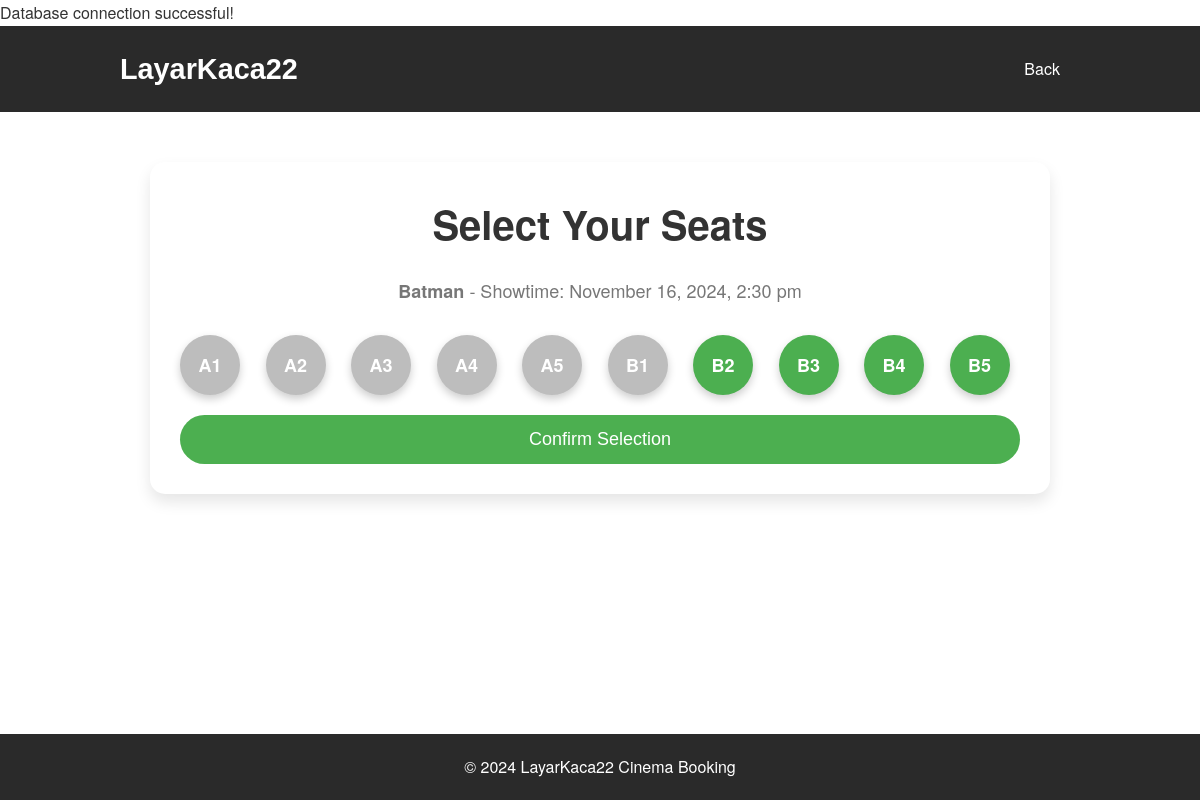
The app's page /screens/seats.php?screening_id=1 (signed in) with its own data.
### tables this page shows
CREATE TABLE `screenings` (
  `id` int(11) NOT NULL,
  `movie_id` int(11) NOT NULL,
  `location_id` int(11) NOT NULL,
  `showtime` datetime NOT NULL
);

CREATE TABLE `movies` (
  `id` int(11) NOT NULL,
  `title` varchar(255) NOT NULL,
  `description` text DEFAULT NULL,
  `poster` varchar(255) DEFAULT NULL,
  `release_date` date DEFAULT NULL,
  `genre` varchar(255) NOT NULL
);

CREATE TABLE `seats` (
  `id` int(11) NOT NULL,
  `screening_id` int(11) NOT NULL,
  `seat_number` varchar(5) NOT NULL,
  `available` tinyint(1) DEFAULT 1
);

### screens/seats.php (the view, shortened to what this page needs)
<?php
include '../includes/db.php';
$screening_id = isset($_GET['screening_id']) ? $_GET['screening_id'] : null;
$stmt = $pdo->prepare("SELECT screenings.*, movies.title AS movie_title FROM screenings
                        JOIN movies ON screenings.movie_id = movies.id
                        WHERE screenings.id = ?");
$stmt->execute([$screening_id]);
$screening = $stmt->fetch();
$stmt = $pdo->prepare("SELECT * FROM seats WHERE screening_id = ?");
$stmt->execute([$screening_id]);
$seats = $stmt->fetchAll(PDO::FETCH_ASSOC);
?>
<!DOCTYPE html>
<html lang="en">
<head>
    <link rel="stylesheet" href="assets/css/styles.css">
</head>
<body>
<header>
    <div class="navbar">
        <h1>LayarKaca22</h1>
        <nav>
            <a href="../screens/screenings.php">Back</a>
        </nav>
    </div>
</header>
<section class="seat-map-container">
    <h2>Select Your Seats</h2>
    <p><strong><?php echo htmlspecialchars($screening['movie_title']); ?></strong> - Showtime: <?php echo date("F j, Y, g:i a", strtotime($screening['showtime'])); ?></p>
    <form method="POST" action="seats.php?screening_id=<?php echo $screening_id; ?>">
        <div class="seat-map">
            <?php foreach ($seats as $seat): ?>
                <div class="seat <?php echo $seat['available'] == 0 ? 'unavailable' : ''; ?>"
                     data-seat-number="<?php echo $seat['seat_number']; ?>"
                     onclick="toggleSeatSelection(this)">
                     <?php echo htmlspecialchars($seat['seat_number']); ?>
                </div>
            <?php endforeach; ?>
        </div>
        <button type="submit" class="btn">Confirm Selection</button>
    </form>
</section>
<footer>
    <p>&copy; 2024 LayarKaca22 Cinema Booking</p>
</footer>
</body>
</html>

### assets/css/styles.css (style rules this page uses)
* { margin: 0; padding: 0; box-sizing: border-box; }
body { font-family: 'Roboto', sans-serif; line-height: 1.6; background-color: #f4f4f4; color: #333; }
a { text-decoration: none; color: #007BFF; }
header { background-color: #343a40; color: #fff; padding: 10px 0; }
.navbar { width: 80%; margin: 0 auto; display: flex; justify-content: space-between; align-items: center; }
.navbar h1 { font-size: 1.8rem; font-family: 'Poppins', sans-serif; }
nav a { margin-left: 15px; font-size: 1.1rem; }
.btn { display: inline-block; padding: 10px 20px; background-color: #007bff; color: white; text-align: center; border-radius: 5px; font-size: 1rem; transition: background-color 0.3s; }
footer { text-align: center; padding: 20px; background-color: #343a40; color: #fff; margin-top: 40px; }
footer p { font-size: 1rem; }
button { width: 100%; padding: 14px; font-size: 1.2rem; background-color: #007bff; color: white; border: none; border-radius: 8px; cursor: pointer; transition: background-color 0.3s ease; margin-top: 20px; }

### screens/seats.php (style rules this page uses)
body { font-family: 'Helvetica Neue', sans-serif; background-color: #ffffff; margin: 0; padding: 0; color: #333; }
header { background-color: #2a2a2a; padding: 20px 0; text-align: center; color: white; }
header h1 { font-size: 2rem; margin: 0; }
.navbar nav a { color: white; font-size: 16px; margin: 0 20px; text-decoration: none; }
.seat-map-container { max-width: 900px; margin: 50px auto; padding: 30px; background-color: #ffffff; border-radius: 15px; box-shadow: 0 8px 15px rgba(0, 0, 0, 0.1); text-align: center; }
.seat-map-container h2 { font-size: 2.5rem; color: #333; margin-bottom: 20px; }
.seat-map-container p { font-size: 18px; margin-bottom: 30px; color: #777; }
.seat-map { display: grid; grid-template-columns: repeat(10, 1fr); gap: 15px; justify-content: center; margin-top: 30px; }
.seat { width: 60px; height: 60px; background: #4caf50; color: white; font-size: 18px; font-weight: bold; border-radius: 50%; display: flex; justify-content: center; align-items: center; cursor: pointer; transition: all 0.3s ease; box-shadow: 0 4px 8px rgba(0, 0, 0, 0.2); }
.seat.unavailable { background: #bdbdbd; cursor: not-allowed; }
.btn { background-color: #4caf50; color: white; padding: 14px 28px; border: none; font-size: 18px; border-radius: 50px; cursor: pointer; transition: background-color 0.3s ease; margin-top: 20px; }
footer { background-color: #2a2a2a; color: white; padding: 20px; text-align: center; font-size: 14px; position: absolute; width: 100%; bottom: 0; }

### records on screen
screenings: movie.title "Batman", showtime "November 16, 2024, 2:30 pm"
seats: seat_number "A1"
seats: seat_number "A2"
seats: seat_number "A3"
seats: seat_number "A4"
seats: seat_number "A5"
seats: seat_number "B1"
seats: seat_number "B2"
seats: seat_number "B3"
seats: seat_number "B4"
seats: seat_number "B5"
